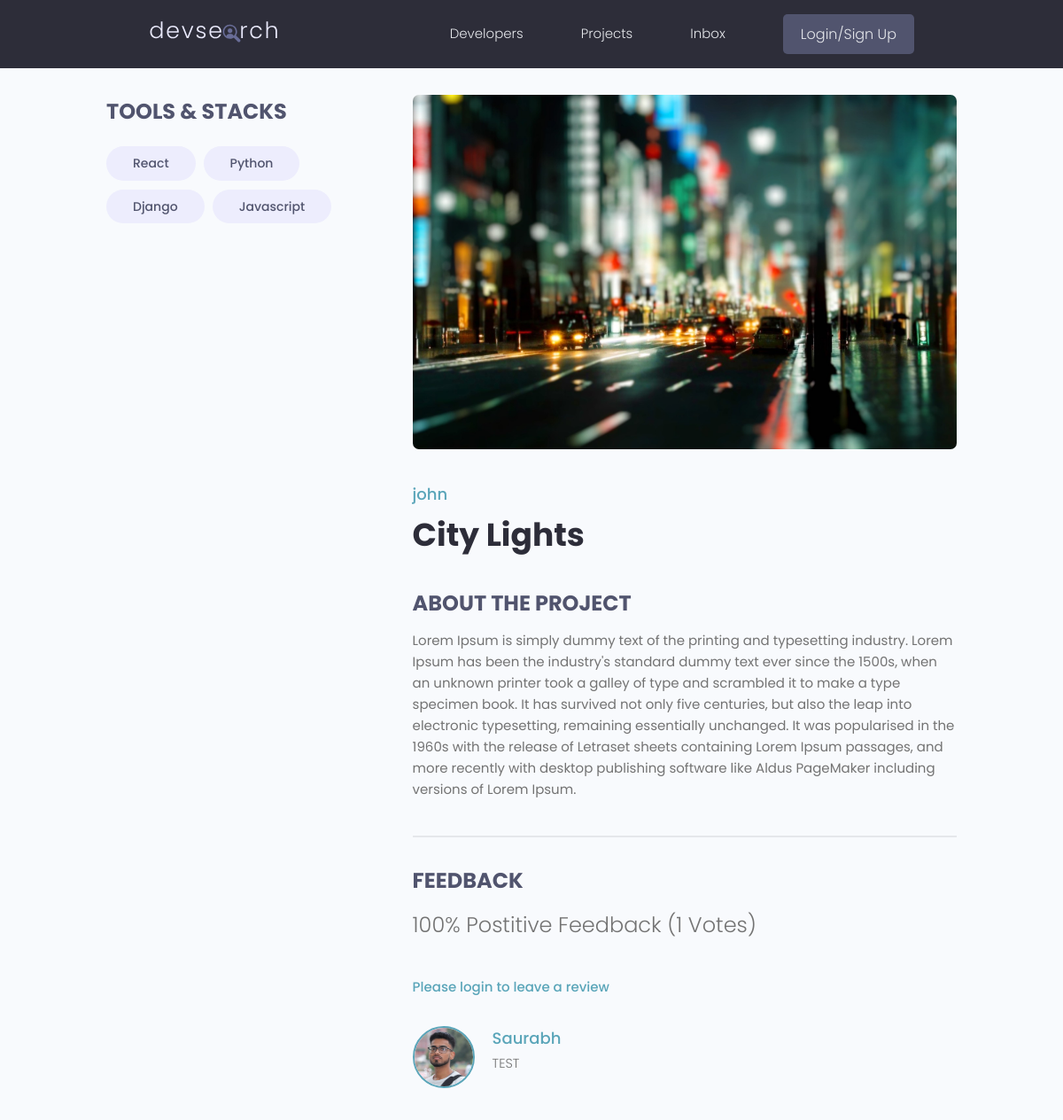
Page /projects/project/6f02f120-6747-4e5d-9858-4aaa303a5d24 on the committed database.
### testing/models.py (models this page shows, shortened)
class Tag(models.Model):
    name = models.CharField(max_length=200)
    created = models.DateTimeField(auto_now_add=True)
    id = models.UUIDField(default=uuid.uuid4, unique=True,
                          primary_key=True, editable=False)
    def __str__(self):
        return self.name

class Project(models.Model):
    owner = models.ForeignKey(
        Profile, null=True, blank=True, on_delete=models.CASCADE)
    title = models.CharField(max_length=200)
    description = models.TextField(null=True, blank=True)
    featured_image = models.ImageField(
        null=True, blank=True, default="default.jpg")
    demo_link = models.CharField(max_length=2000, null=True, blank=True)
    source_link = models.CharField(max_length=2000, null=True, blank=True)
    tags = models.ManyToManyField('Tag', blank=True)
    vote_total = models.IntegerField(default=0, null=True, blank=True)
    vote_ratio = models.IntegerField(default=0, null=True, blank=True)
    created = models.DateTimeField(auto_now_add=True)
    id = models.UUIDField(default=uuid.uuid4, unique=True,
                          primary_key=True, editable=False)
    class Meta:
        ordering = ['-vote_ratio', '-vote_total', 'title']
    @property
    def reviewers(self):
        queryset = self.review_set.all().values_list('owner__id', flat=True)
        return queryset

class Review(models.Model):
    VOTE_TYPE = (
        ('up', 'Up Vote'),
        ('down', 'Down Vote'),
    )
    owner = models.ForeignKey(Profile, on_delete=models.CASCADE, null=True)
    project = models.ForeignKey(Project, on_delete=models.CASCADE)
    body = models.TextField(null=True, blank=True)
    value = models.CharField(max_length=200, choices=VOTE_TYPE)
    created = models.DateTimeField(auto_now_add=True)
    id = models.UUIDField(default=uuid.uuid4, unique=True,
                          primary_key=True, editable=False)
    class Meta:
        unique_together = [['owner', 'project']]

### users/models.py (models this page shows)
class Profile(models.Model):
    user = models.OneToOneField(User, on_delete=models.CASCADE , null=True , blank=True)
    name = models.CharField(max_length=200 , blank=True,null=True)
    email = models.EmailField(max_length=500,blank=True,null=True)
    username = models.CharField(max_length=200 , blank=True,null=True)
    location = models.CharField(max_length=200 , blank=True,null=True)
    short_intro = models.CharField(max_length=200 , blank=True,null=True)
    bio = models.TextField(blank=True , null=True)
    profile_image = models.ImageField(null=True,blank=True,upload_to='profiles/' ,default="profiels/user-default.png")
    social_github = models.CharField(max_length=200 , blank=True,null=True)
    social_twitter = models.CharField(max_length=200 , blank=True,null=True)
    social_linkedin = models.CharField(max_length=200 , blank=True,null=True)
    social_website = models.CharField(max_length=200 , blank=True,null=True)
    created = models.DateTimeField(auto_now_add=True)
    id = models.UUIDField(default= uuid.uuid4, unique=True, primary_key=True, editable=False)
    def __str__(self):
        return str(self.username)

### testing/views.py (the view, shortened to what this page needs)
# urls.py: path('project/<str:pk>' , views.project , name = "project"),
def project(request , pk):
    projectObj =  Project.objects.get(id = pk)
    form = ReviewForm()
    return render(request, 'projects/single-project.html', {'project': projectObj, 'form': form})

### testing/templates/projects/single-project.html (shortened to what this page needs)
{% extends 'main.html' %} {% block content %}
  <main class="singleProject my-md">
    <div class="container">
      <div class="layout">
        <div class="column column--1of3">
          <h3 class="singleProject__subtitle">Tools & Stacks</h3>
          <div class="singleProject__toolStack">
            {% for tag in project.tags.all %}
            <span class="tag tag--pill tag--sub tag--lg">
              <small>{{tag}}</small>
            </span>
            {% endfor %}
          </div>
        </div>
        <div class="column column--2of3">
          <img class="singleProject__preview" src="{{ project.featured_image.url}}" alt="portfolio thumbnail" />
          <a href="profile.html" class="singleProject__developer">{{project.owner}}</a>
          <h2 class="singleProject__title">{{project.title}}</h2>
          <h3 class="singleProject__subtitle">About the Project</h3>
          <div class="singleProject__info">
            {{project.description}}
          </div>
          <div class="comments">
            <h3 class="singleProject__subtitle">Feedback</h3>
            <h5 class="project--rating">
                {{project.vote_ratio}}% Postitive Feedback ({{project.vote_total}} Votes)
            </h5>
            {% if request.user.profile.id in project.reviewers %}
            <p>You have already submitted your review for this project</p>
            {% elif request.user.profile == project.owner %}
            <p>You cannot review your own work</p>
            {% else %}
            <a href="{% url 'login' %}?next={{request.path}}">Please login to leave a review</a>
            {% endif %}
            <div class="commentList">
              {% for review in project.review_set.all %}
              {% if review.body %}
              <div class="comment">
                  <a href="{% url 'user-profile' review.owner.id  %}">
                      <img class="avatar avatar--md" src="{{review.owner.profile_image.url}}" alt="user" />
                  </a>
                  <div class="comment__details">
                      <a href="{% url 'user-profile' review.owner.id  %}"
                          class="comment__author">{{review.owner.name}}</a>
                      <p class="comment__info">{{review.body|linebreaksbr}}</p>
                  </div>
              </div>
              {% endif %}
              {% endfor %}
          </div>
          </div>
        </div>
      </div>
    </div>
  </main>
{% endblock content %}

### static/styles/app.css (style rules this page uses)
:root { --color-sub: #2d2d39; }
img { width: 100%; }
.singleProject .column--1of3 { order: 2; }
@media screen and (min-width: 1081px) { .singleProject .column--1of3 { order: 1; } }
@media screen and (min-width: 1081px) { .singleProject .column--2of3 { order: 2; } }
.singleProject__toolStack { margin-top: 2rem; margin-bottom: 4rem; }
.singleProject__preview { height: 50vh; object-fit: cover; object-position: top center; margin-bottom: 3rem; border-radius: 0.7rem; }
.singleProject__developer { font-size: 1.8rem; font-weight: 500; }
.singleProject__title { font-size: 3.6rem; font-weight: 700; color: var(--color-sub); margin-bottom: 3rem; }
.project--rating { margin-bottom: 1.6em; margin-top: 0.5em; }
.singleProject__subtitle { text-transform: uppercase; font-size: 2.4rem; font-weight: 700; color: var(--color-sub-light); margin-bottom: 1rem; }
.comments { margin-top: 4rem; padding-top: 3rem; border-top: 2px solid var(--color-light); }
.commentList { margin: 3rem 0; }
.comment { display: flex; gap: 2rem; }
.comment__author { font-size: 1.8rem; }
.comment__info { font-size: 1.45rem; }

### static/uikit/styles/modules/_variables.css (style rules this page uses)
:root { --color-main: #5aa5b9; --color-main-light: #e6faff; --color-sub: #3f4156; --color-sub-light: #51546e; --color-sub-lighter: #ededfd; --color-text: #737373; --color-gray: #8b8b8b; --color-light: #e5e7eb; --color-light-gray: #767676; --color-bg: #f8fafd; --color-white: #fffefd; --color-white-light: #f3f3f3; --color-success: #359e64; --color-success-bg: #def8e8; --color-error: #fc4b0b; --color-error-bg: #fff2ee; --font-base: 'Poppins', arial, helvetica, 'Segoe UI', roboto, ubuntu, sans-serif; --font-monospace: 'Fira Code', 'Courier New', courier, monospace; --font-regular: 300; --font-medium: 500; --font-bold: 700; --generic-shadow: 1px 1px 5px #00000010; --generic-transition: all 0.3s ease-in-out; }

### static/uikit/styles/modules/_base.css (style rules this page uses)
* { margin: 0; padding: 0; box-sizing: border-box; text-rendering: optimizeLegibility; color: inherit; font-size: inherit; }
html { font-size: 50%; }
@media only screen and (min-width: 480px) { html { font-size: 56.25%; } }
@media only screen and (min-width: 1200px) { html { font-size: 62.5%; } }
body { line-height: 1.6; font-weight: 400; font-size: 1.5rem; color: var(--color-text); background-color: var(--color-bg); min-height: 100vh; }

### static/uikit/styles/modules/_typography.css (style rules this page uses)
* { font-family: var(--font-base); }
h2 { font-size: 3.6rem; font-weight: var(--font-bold); }
h3 { font-size: 3.2rem; font-weight: var(--font-medium); }
h5 { font-size: 2.4rem; font-weight: var(--font-medium); }
h5, h6 { font-weight: var(--font-regular); }
p, span, strong { font-size: 1.6rem; color: var(--color-text); font-weight: var(--font-regular); }
a { padding-bottom: 2px; text-decoration: none; display: inline-block; color: var(--color-main); font-weight: var(--font-medium); }

### static/uikit/styles/modules/_utilities.css (style rules this page uses)
.container { width: 92%; max-width: 165rem; margin: 0 auto; box-sizing: border-box; }
@media screen and (min-width: 1000px) { .container { width: 90%; } }
@media screen and (min-width: 1200px) { .container { width: 80%; } }
.my-md { margin: 3rem auto; }

### static/uikit/styles/modules/_avatar.css (style rules this page uses)
.avatar { border-radius: 50%; border: 2px solid var(--color-main); object-fit: cover; }
.avatar--md { height: 7rem; width: 7rem; }

### static/uikit/styles/modules/_tag.css (style rules this page uses)
.tag { display: inline-flex; align-items: center; background-color: var(--color-sub); height: -webkit-fit-content; height: -moz-fit-content; height: fit-content; width: -webkit-fit-content; width: -moz-fit-content; width: fit-content; border-radius: 0.5rem; padding: 0.5rem 1.5rem; font-size: 1.2rem; cursor: pointer; }
.tag:not(:last-child) { margin-right: 0.25rem; margin-bottom: 0.75rem; }
.tag > small { color: var(--color-white); }
.tag--pill { border-radius: 5rem; }
.tag--sub, .tag--sub > small { background: var(--color-sub-lighter); color: var(--color-sub-light); font-weight: 500; }
.tag--lg { padding: 0.8rem 3rem; font-size: 1.4rem; }
.tag--lg:not(:last-child) { margin-right: 0.5rem; margin-bottom: 1rem; }

### static/uikit/styles/modules/_layout.css (style rules this page uses)
.layout { display: flex; flex-flow: row wrap; justify-content: space-between; }
.layout > .column { margin-bottom: 3rem; }
.layout > .column.column--1of3 { flex-basis: 30%; }
.layout > .column.column--2of3 { flex-basis: 64%; }

### rows in the picture
Tag: name "React"
Tag: name "Python"
Tag: name "Django"
Tag: name "Javascript"
Project: featured_image (picture), owner "john", title "City Lights", description "Lorem Ipsum is simply dummy text of the printing and typesetting industry. Lorem Ipsum has been the industry's standard dummy text ever since the 1500s, when an unknown printer took a galley of type and scrambled it to make a type specimen book. It has survived not only five centuries, but also the leap into electronic typesetting, remaining essentially unchanged. It was popularised in the 1960s with the release of Letraset sheets containing Lorem Ipsum passages, and more recently with desktop publishing software like Aldus PageMaker including versions of Lorem Ipsum.", vote_ratio "100", vote_total "1"
Review: owner.profile_image (picture), owner.name "Saurabh", body "TEST"
